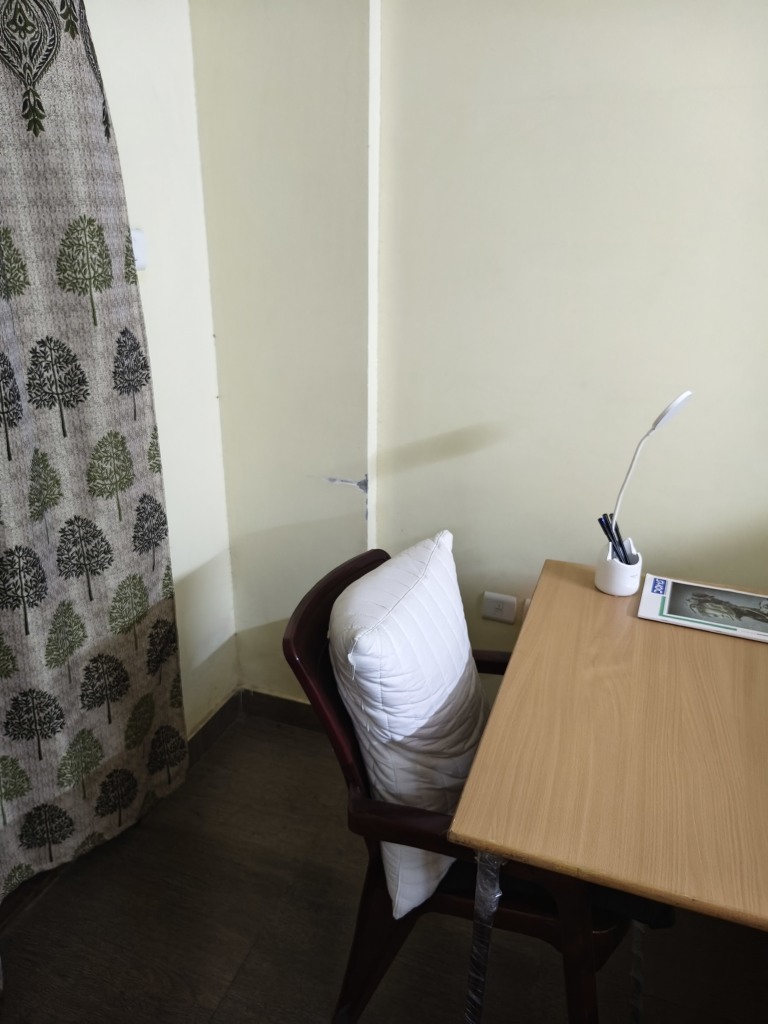
#> input picture photos/panorama/Room-01.jpg, 3072 x 4096 px (shown at 1/4 size)
$ python panaroma.py
#> lines starting #> are read from the running program, lines starting #| are printed output that depends on the picture
### utils.py
import os
import cv2

def save_image(image_path, image):
    output_dir = os.path.dirname(image_path)
    if output_dir and not os.path.exists(output_dir):
        os.makedirs(output_dir, exist_ok=True)
    cv2.imwrite(image_path, image)

### panaroma.py
# Import necessary libraries
import cv2  # OpenCV library for computer vision and image processing

# Import custom utility function to save images
from utils import save_image


def create_panorama(images_path):
  """
  Creates a panorama by stitching multiple images together.

  Args:
      images_path: List of file paths to the images to be stitched

  Returns:
      Panorama image if successful, None otherwise
  """
  # Check if we have enough images for stitching
  if len(images_path) < 2:
    print("At least 2 images are required to perform panorama stitching")
    return None

  print('Loaded images for panorama stitching')

  # Create ORB (Oriented FAST and Rotated BRIEF) feature detector
  # nfeatures=4000 specifies the maximum number of features to detect
  orb = cv2.ORB_create(nfeatures=4000)

  # Load all images from the provided paths
  images = [cv2.imread(img) for img in images_path]
#> images = 4 items

  # Process each image to detect and visualize keypoints
  for i, img in enumerate(images):
    # Convert to grayscale for better feature detection
    gray = cv2.cvtColor(img, cv2.COLOR_BGR2GRAY)

    # Detect keypoints and compute descriptors
    keypoints, descriptors = orb.detectAndCompute(gray, None)

    # Draw keypoints on the image for visualization
    # DRAW_MATCHES_FLAGS_DRAW_RICH_KEYPOINTS shows keypoints with size and orientation
    img_keypoints = cv2.drawKeypoints(img, keypoints, None, flags=cv2.DRAW_MATCHES_FLAGS_DRAW_RICH_KEYPOINTS)

    # Save the image with keypoints highlighted
    save_image(f'output/panorama/keypoints_{i}.jpg', img_keypoints)
#> this loop made 2 passes
#> output_dir in save_image on pass 1: 'output/panorama'
#> pass 1, in create_panorama, `gray = cv2.cvtColor(img, cv2.COLOR_BGR2GRAY)`:
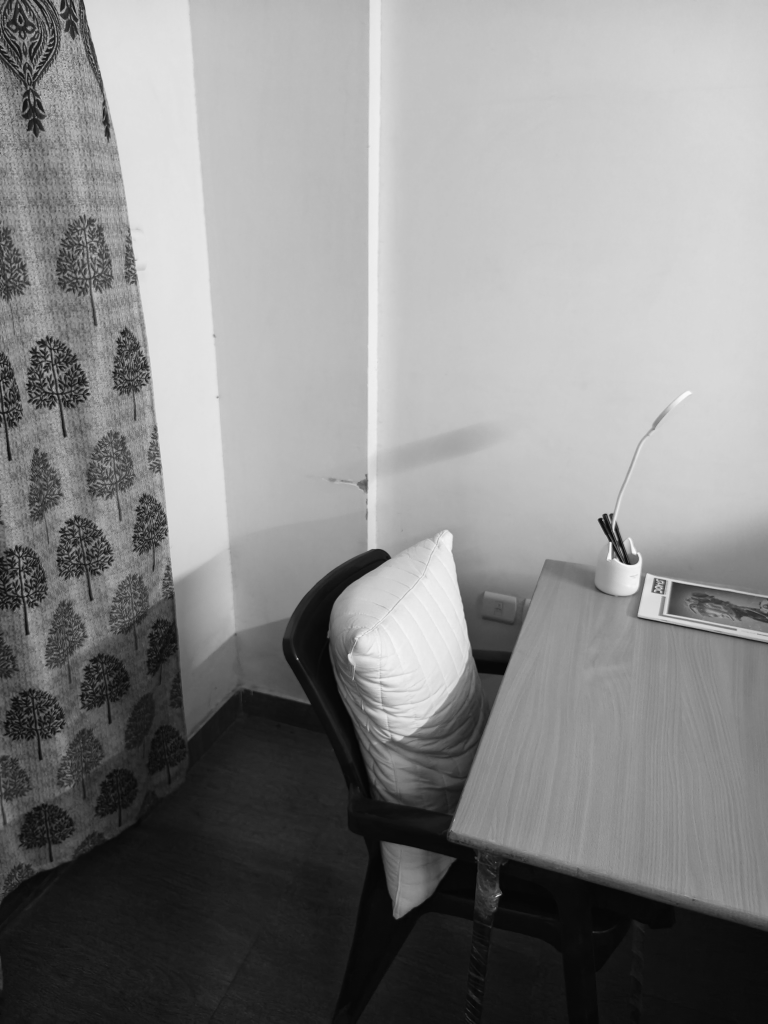
#> gray: shape (4096, 3072) (shown at 1/4 size); min 0, max 254, mean 136.1
#> pass 1, in create_panorama, `img_keypoints = cv2.drawKeypoints(img, keypoints, None, flags=cv2.DRAW..`:
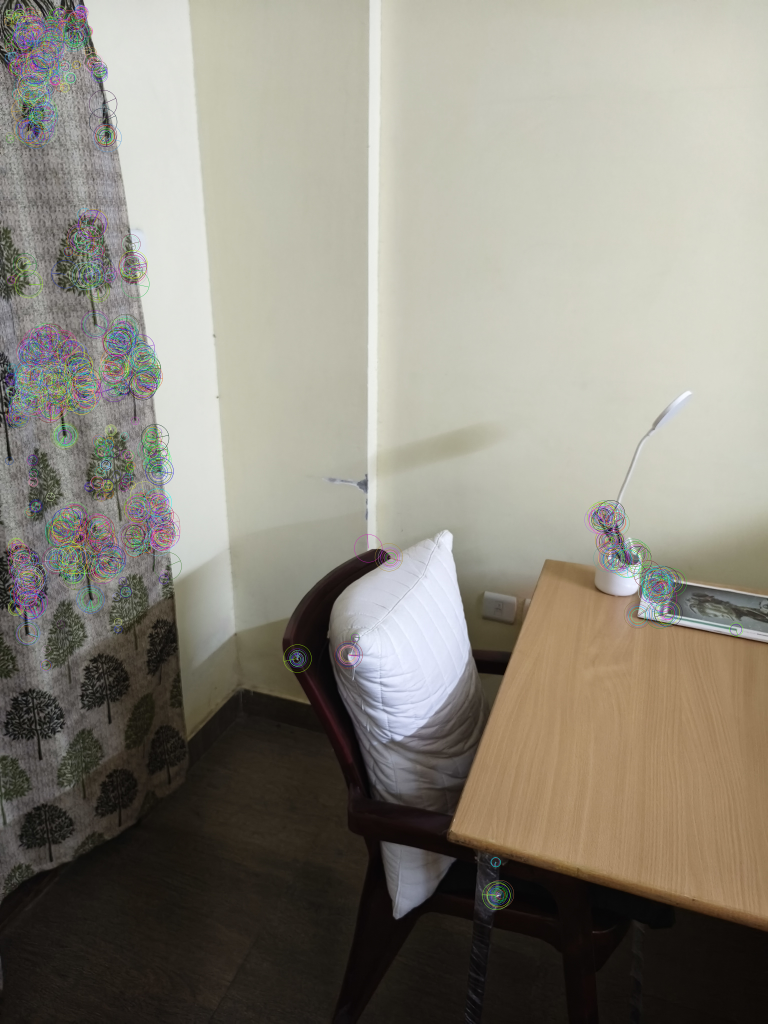
#> img_keypoints: shape (4096, 3072, 3) (shown at 1/4 size); mean B, G, R 125.7, 136.7, 141

  # Create a stitcher object to combine the images
  stitcher = cv2.Stitcher_create()

  # Attempt to stitch the images together
  # status: result code indicating success or failure
  # panorama: the resulting stitched image
  status, panorama = stitcher.stitch(images)

  # Check if stitching was successful
  if status == cv2.Stitcher_OK:
    print('Panorama stitching successful')
    # Save the resulting panorama
    save_image('output/panorama/panorama.jpg', panorama)
    return panorama
  else:
    print('Panorama stitching failed')
    return None


# Execute code only when run directly (not when imported)
if __name__ == '__main__':
  # Define paths to images that should be stitched together
  # These should be sequential images with overlapping content
  image_paths = [
    'photos/panorama/Room-01.jpg',
    'photos/panorama/Room-02.jpg',
    'photos/panorama/Room-03.jpg',
    'photos/panorama/Room-04.jpg'
  ]

  # Call the function to create and save the panorama
#> (the run stopped early here; a loop or call above may not have finished)
